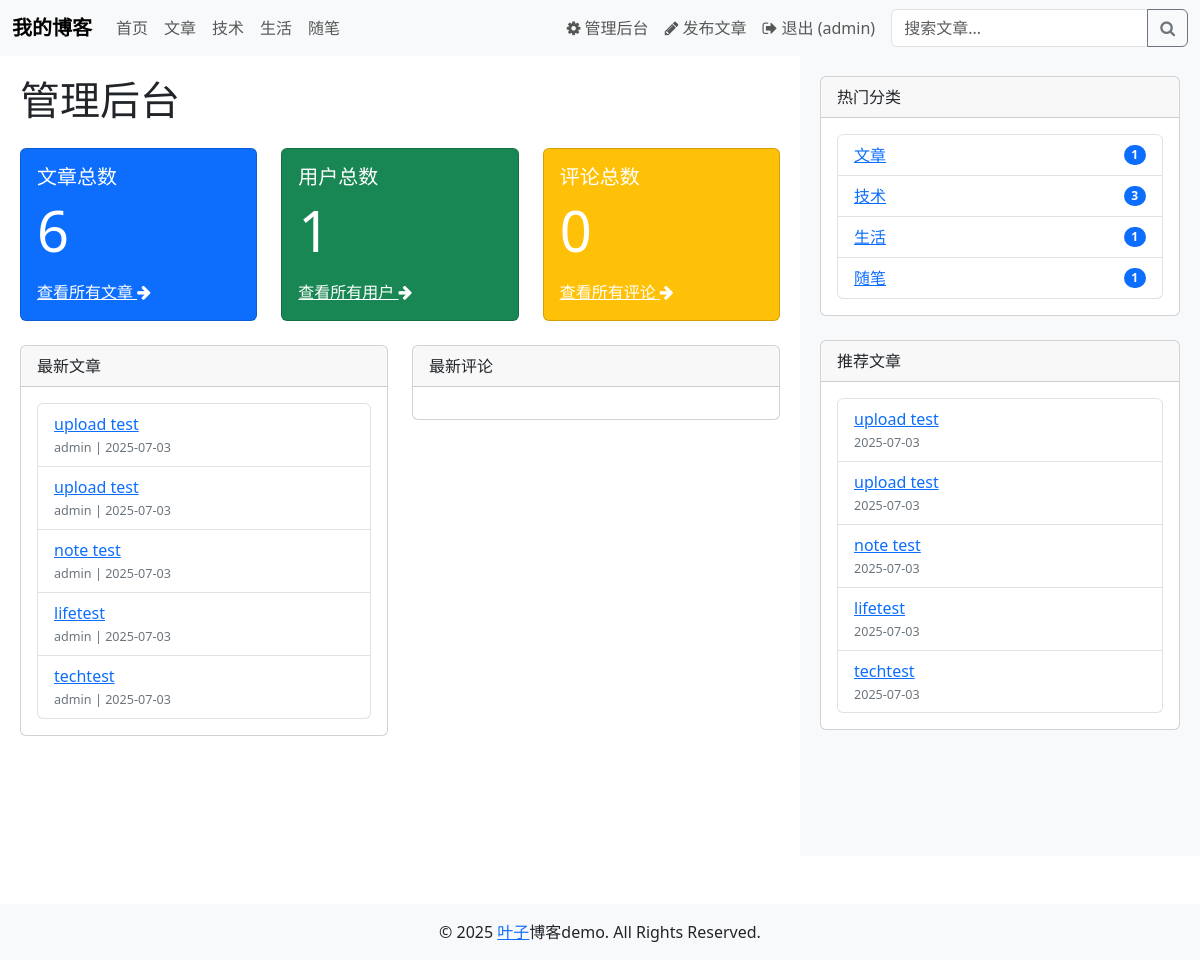
The page /dashboard (signed in) on the database its author committed.
### app/models.py (models this page shows, shortened)
class Category(db.Model):
    id = db.Column(db.Integer, primary_key=True)
    name = db.Column(db.String(50), unique=True, nullable=False)
    posts = db.relationship('Post', backref='category', lazy=True)

class User(UserMixin, db.Model):
    id = db.Column(db.Integer, primary_key=True)
    username = db.Column(db.String(80), unique=True, nullable=False)
    email = db.Column(db.String(120), unique=True, nullable=False)
    password_hash = db.Column(db.String(128), nullable=False)
    is_admin = db.Column(db.Boolean, default=False)
    registered_at = db.Column(db.DateTime, nullable=False, default=datetime.utcnow)  # 添加默认值
    posts = db.relationship('Post', backref='author', lazy=True)
    comments = db.relationship('Comment', backref='author', lazy=True)
    likes = db.relationship('PostLike', backref='user', lazy=True)

class Post(db.Model):
    id = db.Column(db.Integer, primary_key=True)
    title = db.Column(db.String(100), nullable=False)
    content = db.Column(db.Text, nullable=False)
    created_at = db.Column(db.DateTime, nullable=False, default=datetime.utcnow)
    updated_at = db.Column(db.DateTime, nullable=False, default=datetime.utcnow, onupdate=datetime.utcnow)
    author_id = db.Column(db.Integer, db.ForeignKey('user.id'), nullable=False)
    category_id = db.Column(db.Integer, db.ForeignKey('category.id'), nullable=False)
    comments = db.relationship('Comment', backref='post', lazy=True, cascade='all, delete-orphan')
    likes = db.relationship('PostLike', backref='post', lazy=True, cascade='all, delete-orphan')
    file_path = db.Column(db.String(255))  # 添加文件路径字段

### app/routes.py (the view)
@admin.route('/dashboard')
@login_required
def admin_dashboard():
    if not current_user.is_admin:
        abort(403)  # 非管理员用户返回403错误
    post_count = Post.query.count()
    user_count = User.query.count()
    comment_count = Comment.query.count()
    recent_posts = Post.query.order_by(Post.created_at.desc()).limit(5).all()
    recent_comments = Comment.query.order_by(Comment.created_at.desc()).limit(5).all()
    return render_template('admin/dashboard.html',
                           post_count=post_count,
                           user_count=user_count,
                           comment_count=comment_count,
                           recent_posts=recent_posts,
                           recent_comments=recent_comments)

### app/forms.py
class SearchForm(FlaskForm):
    query = StringField('搜索', validators=[DataRequired()])
    submit = SubmitField('搜索')

### app/templates/admin/dashboard.html (shortened to what this page needs)
{% extends "base.html" %}
{% block content %}
    <h1 class="mb-4">管理后台</h1>
    <div class="row">
        <div class="col-md-4 mb-4">
            <div class="card bg-primary text-white">
                <div class="card-body">
                    <h5 class="card-title">文章总数</h5>
                    <p class="card-text display-4">{{ post_count }}</p>
                    <a href="{{ url_for('admin.admin_posts') }}" class="text-white">查看所有文章 <i class="fa fa-arrow-right"></i></a>
                </div>
            </div>
        </div>
        <div class="col-md-4 mb-4">
            <div class="card bg-success text-white">
                <div class="card-body">
                    <h5 class="card-title">用户总数</h5>
                    <p class="card-text display-4">{{ user_count }}</p>
                    <a href="{{ url_for('admin.admin_users') }}" class="text-white">查看所有用户 <i class="fa fa-arrow-right"></i></a>
                </div>
            </div>
        </div>
        <div class="col-md-4 mb-4">
            <div class="card bg-warning text-white">
                <div class="card-body">
                    <h5 class="card-title">评论总数</h5>
                    <p class="card-text display-4">{{ comment_count }}</p>
                    <a href="{{ url_for('admin.admin_comments') }}" class="text-white">查看所有评论 <i class="fa fa-arrow-right"></i></a>
                </div>
            </div>
        </div>
    </div>
    <div class="row">
        <div class="col-md-6 mb-4">
            <div class="card">
                <div class="card-header">最新文章</div>
                <div class="card-body">
                    <ul class="list-group">
                        {% for post in recent_posts %}
                        <li class="list-group-item">
                            <a href="{{ url_for('main.post', post_id=post.id) }}">{{ post.title }}</a>
                            <div class="post-meta">
                                <small>{{ post.author.username }} | {{ post.created_at.strftime('%Y-%m-%d') }}</small>
                            </div>
                        </li>
                        {% endfor %}
                    </ul>
                </div>
            </div>
        </div>
        <div class="col-md-6 mb-4">
            <div class="card">
                <div class="card-header">最新评论</div>
                <div class="card-body">
                </div>
            </div>
        </div>
    </div>
{% endblock %}

### app/templates/base.html (shortened to what this page needs)
<!DOCTYPE html>
<html lang="zh-CN">
<head>
    <link href="https://cdn.jsdelivr.net/npm/bootstrap@5.3.0/dist/css/bootstrap.min.css" rel="stylesheet">
    <link href="https://cdn.jsdelivr.net/npm/font-awesome@4.7.0/css/font-awesome.min.css" rel="stylesheet">
</head>
<body>
    <nav class="navbar navbar-expand-lg navbar-light bg-light">
        <div class="container-fluid">
            <a class="navbar-brand" href="{{ url_for('main.home') }}">我的博客</a>
            <div class="collapse navbar-collapse" id="navbarNav">
                <ul class="navbar-nav me-auto">
                    <li class="nav-item">
                        <a class="nav-link" href="{{ url_for('main.home') }}">首页</a>
                    </li>
                    {% for category in categories %}
                    <li class="nav-item">
                        <a class="nav-link" href="{{ url_for('main.category_posts', category_id=category.id) }}">{{ category.name }}</a>
                    </li>
                    {% endfor %}
                </ul>
                <ul class="navbar-nav">
                    {% if current_user.is_authenticated %}
                        {% if current_user.is_admin %}
                        <li class="nav-item">
                            <a class="nav-link" href="{{ url_for('admin.admin_dashboard') }}">
                                <i class="fa fa-cog"></i> 管理后台
                            </a>
                        </li>
                        {% endif %}
                        <li class="nav-item">
                            <a class="nav-link" href="{{ url_for('posts.new_post') }}">
                                <i class="fa fa-pencil"></i> 发布文章
                            </a>
                        </li>
                        <li class="nav-item">
                            <a class="nav-link" href="{{ url_for('auth.logout') }}">
                                <i class="fa fa-sign-out"></i> 退出 ({{ current_user.username }})
                            </a>
                        </li>
                    {% endif %}
                </ul>
                <form class="d-flex ms-2" method="POST" action="{{ url_for('main.home') }}">
                    <div class="input-group">
                        {{ search_form.query(class="form-control", placeholder="搜索文章...") }}
                        <button class="btn btn-outline-secondary" type="submit">
                            <i class="fa fa-search"></i>
                        </button>
                    </div>
                </form>
            </div>
        </div>
    </nav>
    <div class="container-fluid">
        <div class="row">
            <div class="col-md-8 content">
                {% block content %}{% endblock %}
            </div>
            <div class="col-md-4 sidebar">
                <div class="card mb-4">
                    <div class="card-header">热门分类</div>
                    <div class="card-body">
                        <ul class="list-group">
                            {% for category in categories %}
                            <li class="list-group-item d-flex justify-content-between align-items-center">
                                <a href="{{ url_for('main.category_posts', category_id=category.id) }}">{{ category.name }}</a>
                                <span class="badge bg-primary rounded-pill">{{ category.posts|length }}</span>
                            </li>
                            {% endfor %}
                        </ul>
                    </div>
                </div>
                <div class="card">
                    <div class="card-header">推荐文章</div>
                    <div class="card-body">
                        <ul class="list-group">
                            {% for post in recent_posts %}
                            <li class="list-group-item">
                                <a href="{{ url_for('main.post', post_id=post.id) }}">{{ post.title }}</a>
                                <div class="post-meta">
                                    <small>{{ post.created_at.strftime('%Y-%m-%d') }}</small>
                                </div>
                            </li>
                            {% endfor %}
                        </ul>
                    </div>
                </div>
            </div>
        </div>
    </div>
    <footer class="bg-light text-center text-lg-start mt-5">
        <div class="text-center p-3">
            © 2025 <a href="https://github.com/Yezi99999">叶子</a>博客demo. All Rights Reserved.
        </div>
    </footer>
</body>
</html>

### app/templates/base.html (style rules this page uses)
.navbar-brand { font-weight: bold; }
.sidebar { background-color: #f8f9fa; padding: 20px; min-height: 100vh; }
.content { padding: 20px; }
.post-meta { font-size: 0.9em; color: #6c757d; }

### rows shown on the page
Category: name "文章", posts|length "1"
Category: name "技术", posts|length "3"
Category: name "生活", posts|length "1"
Category: name "随笔", posts|length "1"
User: username "admin"
Post: title "upload test", author.username "admin", created_at "2025-07-03"
Post: title "upload test", author.username "admin", created_at "2025-07-03"
Post: title "note test", author.username "admin", created_at "2025-07-03"
Post: title "lifetest", author.username "admin", created_at "2025-07-03"
Post: title "techtest", author.username "admin", created_at "2025-07-03"

### other values the page prints
{{ post_count }} "6"
{{ user_count }} "1"
{{ comment_count }} "0"
